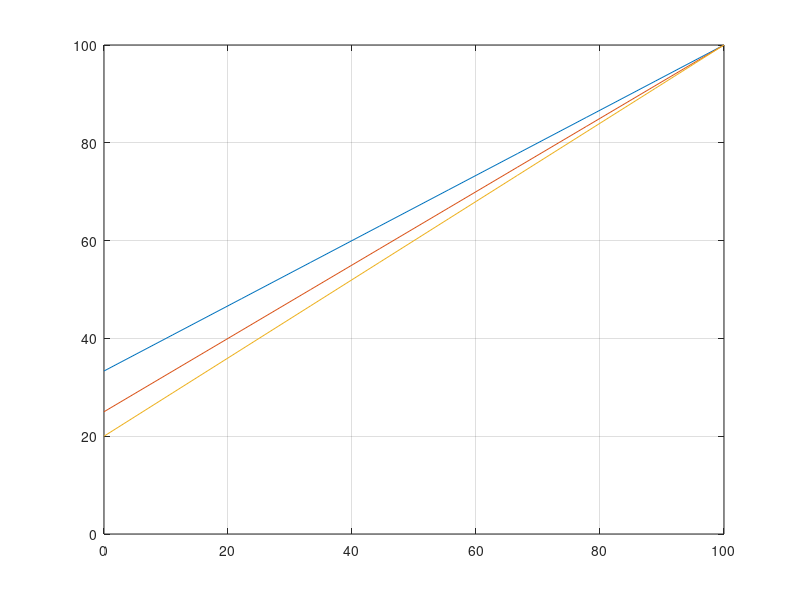
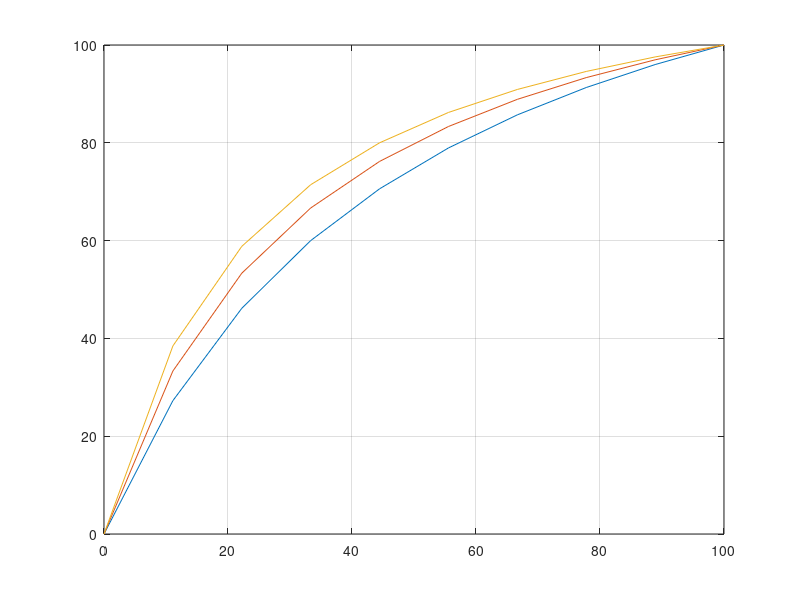

Write MATLAB code to recreate these figures, in order.
% E – o aluno responde corretamente
% F1 – o aluno sabe a resposta
% F2 – o aluno não sabe a resposta

% 1.a) P(E) = P(E|F1)P(F1) + P(E|F2)P(F2)
p = 0.6;
n = 4;
pE = (1*p) + (1/n * (1-p))

%1.b) P(F1|E) = P(E|F1)P(F1) / P(E)
p = 0.7;
n = 5;
pf1E = (1 * p) / (p + (1 -p)/n)


%1.c)
figure()
x = linspace(0,1,10);
y3 = x + (1/3 * (1-x));
y4 = x + (1/4 * (1-x));
y5 = x + (1/5 * (1-x));
plot(x*100,y3*100,x*100,y4*100,x*100,y5*100)
grid on
ylim([0,100])

%1.d) 
figure()
x = linspace(0,1,10);
y3 = x ./ (x + (1 - x)/3);
y4 = x ./ (x + (1 - x)/4);
y5 = x ./ (x + (1 - x)/5);
plot(x*100,y3*100,x*100,y4*100,x*100,y5*100)
grid on
